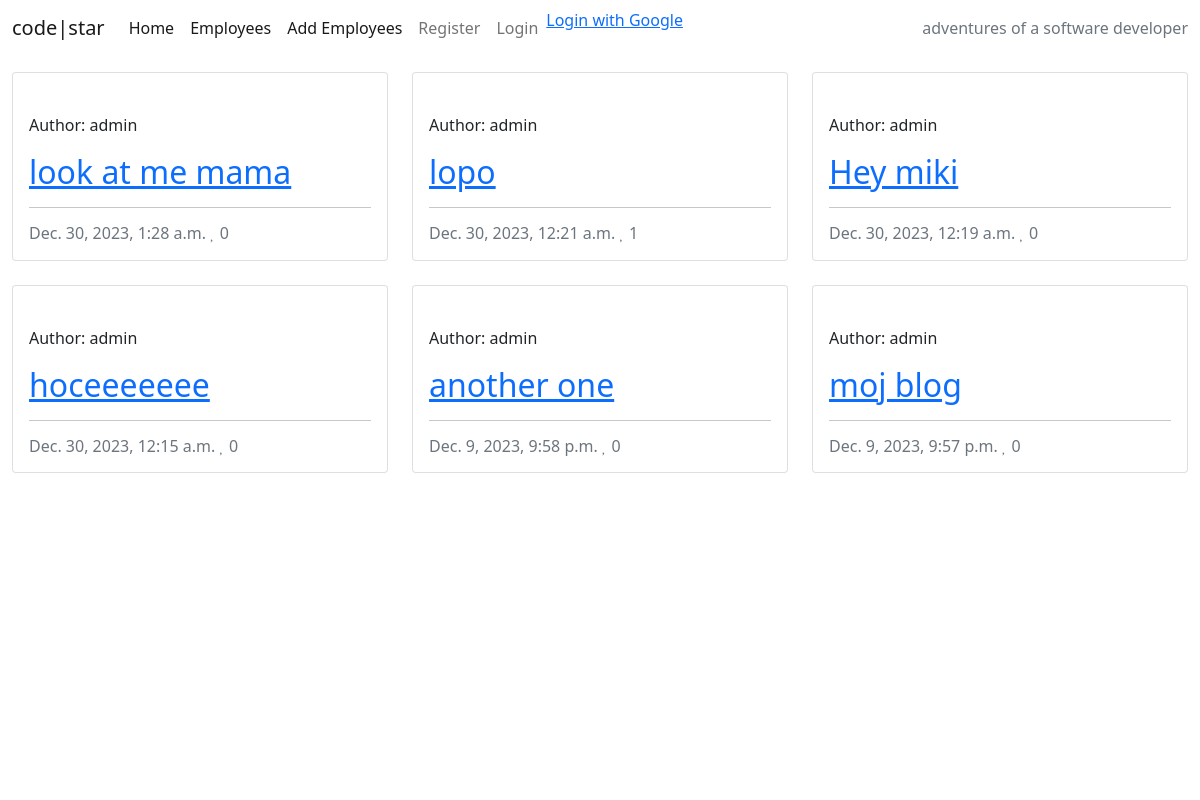
The page / on the database its author committed.
### blog/models.py (models this page shows, shortened)
class Post(models.Model):
    title = models.CharField(max_length=200, unique=True)
    slug = models.SlugField(max_length=200, unique=True)
    author = models.ForeignKey(
        User, on_delete=models.CASCADE, related_name="blog_posts"
    )
    updated_on = models.DateTimeField(auto_now=True)
    content = RichTextField(blank=True, null=True)
    featured_image = CloudinaryField("image", default="placeholder")
    excerpt = models.TextField(blank=True)
    created_on = models.DateTimeField(auto_now_add=True)
    status = models.IntegerField(choices=STATUS, default=0)
    likes = models.ManyToManyField(User, related_name="blog_likes", blank=True)
    views_count = models.IntegerField(default=0)
    class Meta:
        ordering = ["-created_on"]
    def number_of_likes(self):
        return self.likes.count()

### blog/views.py (the view)
# urls.py: path("", views.PostList.as_view(), name="home"),
class PostList(generic.ListView):
    model = Post
    queryset = Post.objects.filter(status=1).order_by("-created_on")
    template_name = "index.html"
    paginate_by = 6

### templates/index.html (shortened to what this page needs)
{% extends "base.html" %}
{% block content %}
<div class="container-fluid">
    <div class="row">
        <div class="col-12 mt-3 left">
            <div class="row">
                {% for post in post_list %}
                <div class="col-md-4">
                    <div class="card mb-4">
                        <div class="card-body">
                            <div class="image-container">
                                <div class="image-flash">
                                    <p class="author">Author: {{ post.author }}</p>
                                </div>
                            </div>
                            <a href="{% url 'post_detail' post.slug %}" class="post-link">
                                <h2 class="card-title">{{ post.title }}</h2>
                            </a>
                            <hr />
                            <p class="card-text text-muted h6">{{ post.created_on}} <i class="far fa-heart"></i>
                                {{ post.number_of_likes }}</p>
                        </div>
                    </div>
                </div>
                {% if forloop.counter|divisibleby:3 %}
            </div>
            <div class="row">
                {% endif %}
                {% endfor %}
            </div>
        </div>
    </div>
</div>
{%endblock%}

### templates/base.html (shortened to what this page needs)
{% load static %}
{% load socialaccount %}
<!DOCTYPE html>
<html class="h-100">
<head>
    <link rel="stylesheet" href="https://cdnjs.cloudflare.com/ajax/libs/font-awesome/5.15.3/css/all.min.css">
    <link href="https://cdn.jsdelivr.net/npm/bootstrap@5.0.1/dist/css/bootstrap.min.css" rel="stylesheet"
>
    <link rel="stylesheet" href="{% static 'css/style.css' %}">
</head>
<body class="d-flex flex-column h-100 main-bg">
    <nav class="navbar navbar-expand-lg navbar-light bg-white">
        <div class="container-fluid">
            <a class="navbar-brand" href="{% url 'home' %}"><span class="brand">c<span class="red-o">o</span>de<span
                        class="thin">|star</span></span></span></a>
            <div class="collapse navbar-collapse" id="navbarText">
                <ul class="navbar-nav me-auto mb-2 mb-lg-0">
                    <li class="nav-item">
                        <a class="nav-link active" aria-current="page" href="{% url 'home' %}">Home</a>
                    </li>
                    <li class="nav-item">
                        <a class="nav-link active" aria-current="page" href="{% url 'employees' %}">Employees</a>
                    </li>
                     <li class="nav-item">
                        <a class="nav-link active" aria-current="page" href="{% url 'add_employee' %}">Add Employees</a>
                    </li>
                    {% if user.is_authenticated %}
                    <li class="nav-item">
                        <a class="nav-link" href="{% url 'account_logout' %}">Logout</a>
                    </li>
                    <li class="nav-item">
                        <a class="nav-link" href="{% url 'post_create' %}">Add post</a>
                    </li>
                    {% else %}
                    <li class="nav-item">
                        <a class="nav-link" href="{% url 'account_signup' %}">Register</a>
                    </li>
                    <li class="nav-item">
                        <a class="nav-link" href="{% url 'account_login' %}">Login</a>
                    </li>
                    <li class="nav-item">
                    <a href="{% provider_login_url 'google' %}">Login with Google</a>
                    </li>
                    {% endif %}
                </ul>
                <span class="navbar-text text-muted">
                    adventures of a software developer
                </span>
            </div>
        </div>
    </nav>
    <main class="flex-shrink-0 main-bg" >
        {% block content %}{% endblock content %}
    </main>
    <footer class="footer mt-auto py-3 dark-bg">
        <p class="m-0 text-center text-white">Made by Code Instituters</p>
        <p class="m-0 text-center text-white">Follow us: <i class="fab fa-facebook-square ms-3"></i>
            <i class="fab fa-twitter-square ms-3"></i>
            <i class="fab fa-instagram-square ms-3"></i>
            <i class="fab fa-youtube-square ms-3"></i></p>
    </footer>
</body>
</html>

### rows shown on the page
Post: author "admin", title "look at me mama", created_on "Dec. 30, 2023, 1:28 a.m.", number_of_likes "0"
Post: author "admin", title "lopo", created_on "Dec. 30, 2023, 12:21 a.m.", number_of_likes "1"
Post: author "admin", title "Hey miki", created_on "Dec. 30, 2023, 12:19 a.m.", number_of_likes "0"
Post: author "admin", title "hoceeeeeee", created_on "Dec. 30, 2023, 12:15 a.m.", number_of_likes "0"
Post: author "admin", title "another one", created_on "Dec. 9, 2023, 9:58 p.m.", number_of_likes "0"
Post: author "admin", title "moj blog", created_on "Dec. 9, 2023, 9:57 p.m.", number_of_likes "0"
